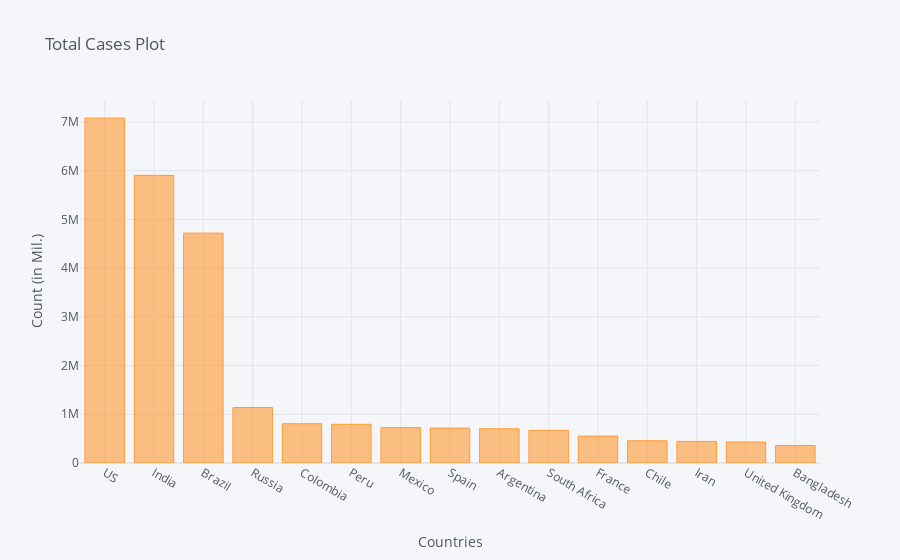

The code cell stored with this chart in its notebook:
### Code cell
corona_dframe_agg_plot.iplot(kind='bar', x='Country/Region', y='9/26/20',
                             title='Total Cases Plot',xTitle='Countries',yTitle='Count (in Mil.)')

### Figure 1 — Plotly figure (JSON) as saved in the notebook; plotly's stock layout.template omitted (floating-point values rounded to 4 significant figures)
{"data": [{"marker": {"color": "rgba(255, 153, 51, 0.6)", "line": {"color": "rgba(255, 153, 51, 1.0)", "width": 1}}, "name": "9/26/20", "orientation": "v", "text": "", "type": "bar", "x": ["US", "India", "Brazil", "Russia", "Colombia", "Peru", "Mexico", "Spain", "Argentina", "South Africa", "France", "Chile", "Iran", "United Kingdom", "Bangladesh"], "y": [7078089, 5903932, 4717991, 1138509, 806038, 794584, 726431, 716481, 702484, 669498, 552454, 455979, 443086, 431817, 357873]}], "layout": {"legend": {"bgcolor": "#F5F6F9", "font": {"color": "#4D5663"}}, "paper_bgcolor": "#F5F6F9", "plot_bgcolor": "#F5F6F9", "title": {"font": {"color": "#4D5663"}, "text": "Total Cases Plot"}, "xaxis": {"gridcolor": "#E1E5ED", "showgrid": true, "tickfont": {"color": "#4D5663"}, "title": {"font": {"color": "#4D5663"}, "text": "Countries"}, "zerolinecolor": "#E1E5ED"}, "yaxis": {"gridcolor": "#E1E5ED", "showgrid": true, "tickfont": {"color": "#4D5663"}, "title": {"font": {"color": "#4D5663"}, "text": "Count (in Mil.)"}, "zerolinecolor": "#E1E5ED"}}}
